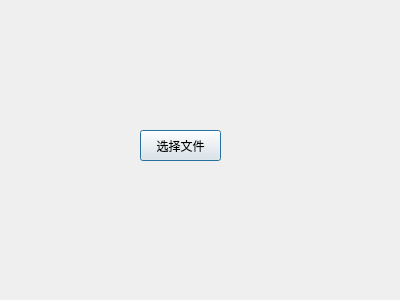
<?xml version="1.0" encoding="UTF-8"?>
<ui version="4.0">
 <class>ReadFileDialog</class>
 <widget class="QDialog" name="ReadFileDialog">
  <property name="geometry">
   <rect>
    <x>0</x>
    <y>0</y>
    <width>400</width>
    <height>300</height>
   </rect>
  </property>
  <property name="windowTitle">
   <string>Dialog</string>
  </property>
  <widget class="QPushButton" name="readFileButton">
   <property name="geometry">
    <rect>
     <x>140</x>
     <y>130</y>
     <width>81</width>
     <height>31</height>
    </rect>
   </property>
   <property name="text">
    <string>选择文件</string>
   </property>
  </widget>
 </widget>
 <resources/>
 <connections/>
</ui>
